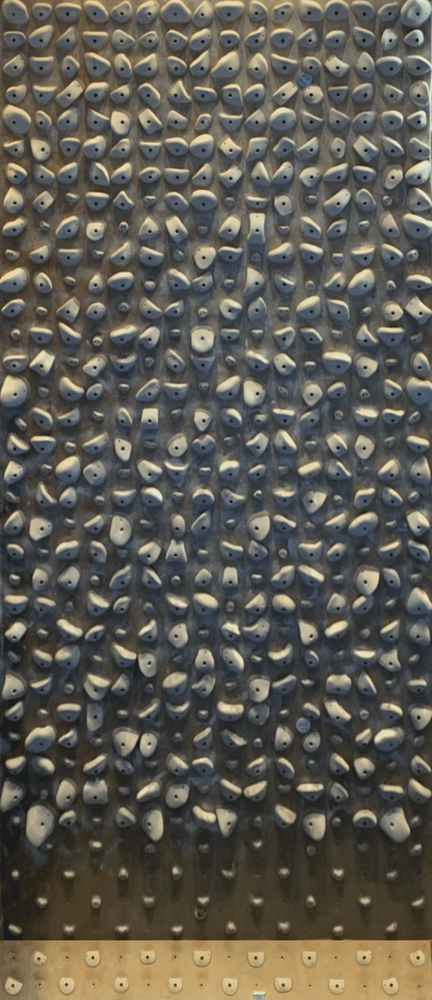
#> input picture api/data/images/15_5_24.png, 432 x 1000 px, shrunk from 1080 x 2498 before the run
$ python -i detection.py   (imports and definitions only)
#> lines starting #> are read from the running program, lines starting #| are printed output that depends on the picture; after the words box and inside, x2 and y2 are one past the last pixel; in counts of white or black regions, pixels touching at a corner belong together
from __future__ import annotations

from pathlib import Path

import cv2
import numpy as np


def detect_board_holds(image_path: Path) -> list[dict[str, object]]:
#> called with image_path = '../data/images/15_5_24.png'
    image = cv2.imread(str(image_path))
#> image is the input picture: shape (1000, 432, 3); mean B, G, R 82.3, 90.9, 93.8
    if image is None:
        raise FileNotFoundError(f"Image not found at {image_path}")

    gray = cv2.cvtColor(image, cv2.COLOR_BGR2GRAY)
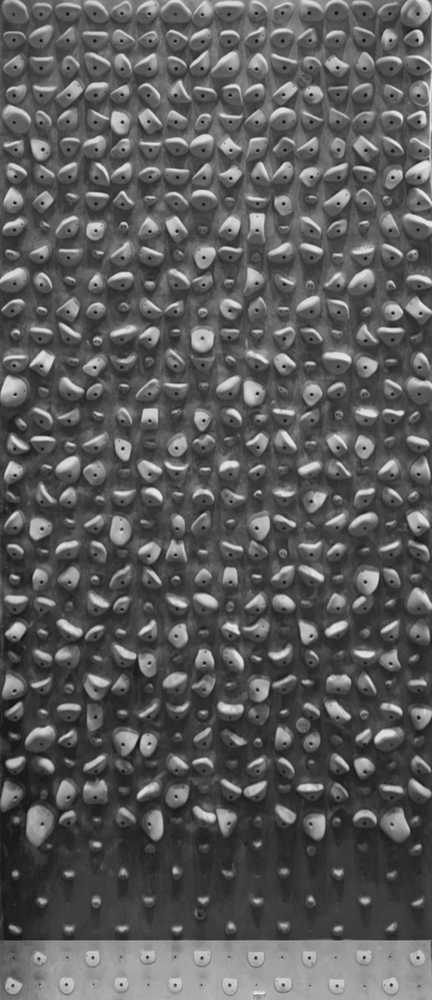
#> gray: shape (1000, 432); min 15, max 232, mean 90.8
    blurred = cv2.GaussianBlur(gray, (5, 5), 0)
    _, thresh = cv2.threshold(
        blurred, 0, 255, cv2.THRESH_BINARY_INV + cv2.THRESH_OTSU
    )
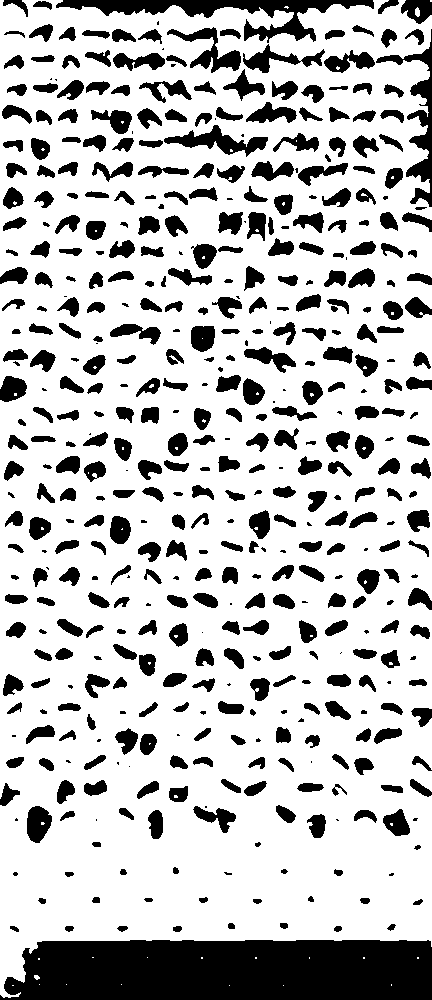
#> thresh: shape (1000, 432); 75.5% white; 488 black regions (74 under 20 px)
    contours, hierarchy = cv2.findContours(
        thresh, cv2.RETR_CCOMP, cv2.CHAIN_APPROX_SIMPLE
    )
#> contours = 532 contours, 109 with area under 20; largest, box (x1, y1, x2, y2) and area: (0, 0, 432, 998) 395542, (163, 124, 269, 158) 1378, (166, 26, 242, 74) 1249, (26, 805, 53, 844) 734, (323, 49, 376, 74) 698

    holds: list[dict[str, object]] = []
    if hierarchy is None:
        return holds

    for index, contour in enumerate(contours):
        if hierarchy[0][index][3] != -1:
            continue
        area = cv2.contourArea(contour)
        if area < 30:
            continue
        points = contour.reshape(-1, 2)
        xs = points[:, 0]
        ys = points[:, 1]
        holds.append(
            {
                "position": len(holds),
                "centroid_x": float(xs.mean()),
                "centroid_y": float(ys.mean()),
                "contour": points.tolist(),
            }
        )
#> this loop made 532 passes
#> area on passes 54, 57: 28.5, 395542.5
#> after the loop, holds = 1 item
    return holds


ROLE_COLORS = {
    "start": "#16A34A",
    "end": "#DC2626",
    "hand": "#2563EB",
    "foothold": "#E879F9",
}


def default_color_for_role(role: str) -> str:
    return ROLE_COLORS.get(role, "#64748B")

>>> result = detect_board_holds('../data/images/15_5_24.png')
#> result = 1 item
